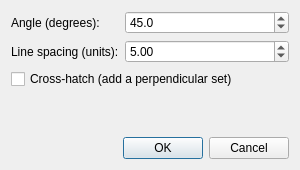
<?xml version="1.0" encoding="UTF-8"?>
<ui version="4.0">
 <class>DialogHatch</class>
 <widget class="QDialog" name="DialogHatch">
  <property name="geometry">
   <rect>
    <x>0</x>
    <y>0</y>
    <width>300</width>
    <height>170</height>
   </rect>
  </property>
  <property name="windowTitle">
   <string>Hatch</string>
  </property>
  <property name="windowIcon">
   <iconset resource="../resources.qrc">
    <normaloff>:/res/resources/hatch.png</normaloff>:/res/resources/hatch.png</iconset>
  </property>
  <layout class="QVBoxLayout" name="verticalLayout">
   <item>
    <layout class="QFormLayout" name="formLayout">
     <item row="0" column="0">
      <widget class="QLabel" name="lblAngle">
       <property name="text">
        <string>Angle (degrees):</string>
       </property>
      </widget>
     </item>
     <item row="0" column="1">
      <widget class="QDoubleSpinBox" name="spinAngle">
       <property name="minimum">
        <double>0.000000000000000</double>
       </property>
       <property name="maximum">
        <double>179.000000000000000</double>
       </property>
       <property name="decimals">
        <number>1</number>
       </property>
       <property name="value">
        <double>45.000000000000000</double>
       </property>
      </widget>
     </item>
     <item row="1" column="0">
      <widget class="QLabel" name="lblSpacing">
       <property name="text">
        <string>Line spacing (units):</string>
       </property>
      </widget>
     </item>
     <item row="1" column="1">
      <widget class="QDoubleSpinBox" name="spinSpacing">
       <property name="minimum">
        <double>0.500000000000000</double>
       </property>
       <property name="maximum">
        <double>1000.000000000000000</double>
       </property>
       <property name="decimals">
        <number>2</number>
       </property>
       <property name="value">
        <double>5.000000000000000</double>
       </property>
      </widget>
     </item>
     <item row="2" column="0" colspan="2">
      <widget class="QCheckBox" name="chkCross">
       <property name="text">
        <string>Cross-hatch (add a perpendicular set)</string>
       </property>
      </widget>
     </item>
    </layout>
   </item>
   <item>
    <widget class="QDialogButtonBox" name="buttonBox">
     <property name="orientation">
      <enum>Qt::Horizontal</enum>
     </property>
     <property name="standardButtons">
      <set>QDialogButtonBox::Cancel|QDialogButtonBox::Ok</set>
     </property>
    </widget>
   </item>
  </layout>
 </widget>
 <resources>
  <include location="../resources.qrc"/>
 </resources>
 <connections>
  <connection>
   <sender>buttonBox</sender>
   <signal>accepted()</signal>
   <receiver>DialogHatch</receiver>
   <slot>accept()</slot>
  </connection>
  <connection>
   <sender>buttonBox</sender>
   <signal>rejected()</signal>
   <receiver>DialogHatch</receiver>
   <slot>reject()</slot>
  </connection>
 </connections>
</ui>
